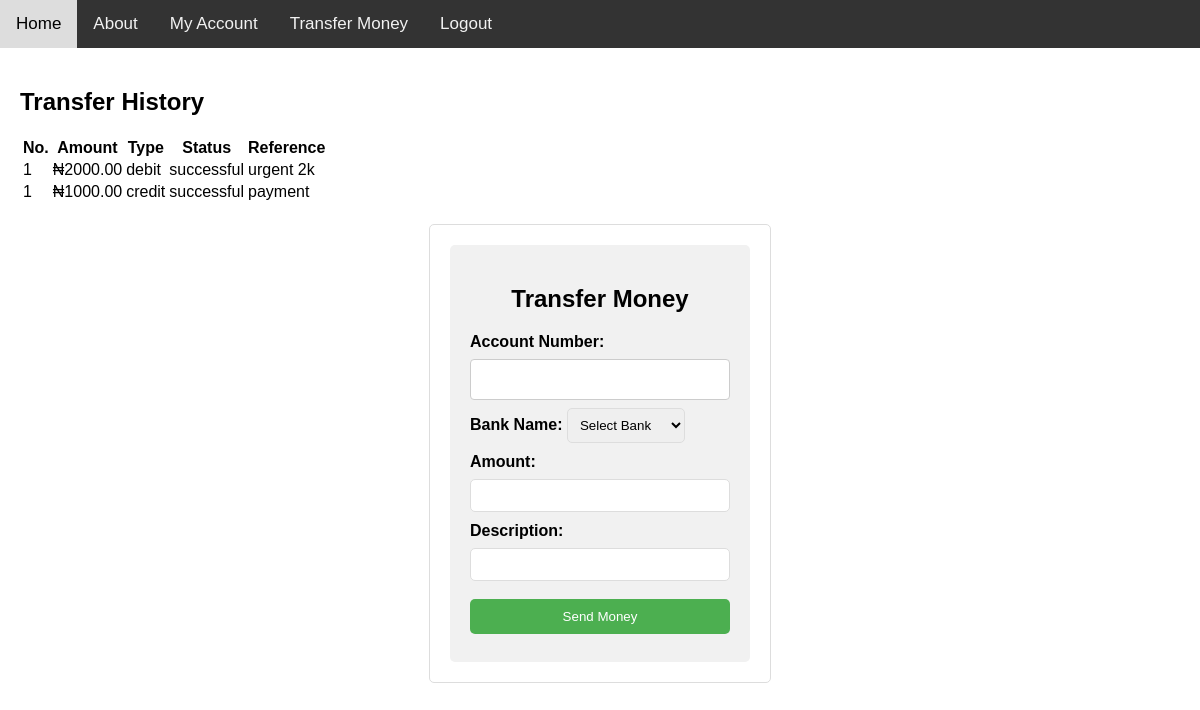
The app's page /transfer.php (signed in) with its own data.
### tables this page shows
CREATE TABLE `transaction_history` (
  `id` int NOT NULL,
  `sender` varchar(10) DEFAULT NULL,
  `receiver` varchar(10) DEFAULT NULL,
  `amount` decimal(10,2) DEFAULT NULL,
  `sent_time` timestamp NULL DEFAULT CURRENT_TIMESTAMP,
  `transaction_status` varchar(20) DEFAULT NULL,
  `ref` varchar(30) DEFAULT NULL
);

CREATE TABLE `users` (
  `id` int NOT NULL,
  `firstname` varchar(50) DEFAULT NULL,
  `lastname` varchar(50) DEFAULT NULL,
  `password` varchar(220) DEFAULT NULL,
  `email` varchar(200) DEFAULT NULL,
  `phone` varchar(15) DEFAULT NULL,
  `account_number` varchar(10) DEFAULT NULL,
  `balance` decimal(10,2) NOT NULL,
  `bvn` varchar(11) DEFAULT NULL,
  `reg_date` timestamp NULL DEFAULT CURRENT_TIMESTAMP,
  `profile_pic` varchar(200) DEFAULT NULL
);

### transfer.php (the view, shortened to what this page needs)
<?php
require_once "db.php";
try {
    $user_id = $_SESSION['id'];
    $query = "SELECT * FROM users WHERE id=? LIMIT 1";
    $stmt = $conn->prepare($query);
    $stmt->execute(array($user_id));
    $user = $stmt->fetch(PDO::FETCH_ASSOC);
} catch (Exception $e) {
    echo "Unable to connect to database " . $e;
    exit();
}
$account_number = $user['account_number'];
$query = "SELECT * FROM transaction_history WHERE sender=? OR receiver=?";
$stmt = $conn->prepare($query);
$stmt->execute(array($account_number, $account_number));
$histories = $stmt->fetchAll(PDO::FETCH_ASSOC);
?>
<!DOCTYPE html>
<html>
<head>
    <link rel="stylesheet" href="style.css">
</head>
<body>
    <?php require_once "top-nav.php";
    ?>
    <div class="history">
        <h2>Transfer History</h2>
        <table>
            <thead>
                <th>No.</th>
                <th>Amount</th>
                <th>Type</th>
                <th>Status</th>
                <th>Reference</th>
            </thead>
            <tbody>
                <?php
                $i = 1;
                foreach ($histories as $history) {
                    if ($history['sender'] == $user['account_number']) {
                        $t_type = 'debit';
                    } else {
                        $t_type = 'credit';
                    }
                ?>
                    <tr>
                        <td><?php echo $i ?></td>
                        <td>&#8358;<?= $history['amount'] ?></td>
                        <td><?= $t_type ?></td>
                        <td><?= $history['transaction_status'] ?></td>
                        <td><?= $history['ref'] ?></td>
                    </tr>
                <?php
                }
                ?>
            </tbody>
        </table>
    </div>
    <div class="container">
        <form method="post" action="send_money.php">
            <h2>Transfer Money</h4>
                <label for="acn">Account Number:</label>
                <input type="tel" id="acn" name="account_number"><br>
                <label for="bank">Bank Name:</label>
                <select id="bank" name="bank">
                    <option name="">Select Bank</option>
                </select>
                <br />
                <label for="amount">Amount:</label>
                <input type="text" id="amount" name="amount"><br>
                <label for="ref">Description:</label>
                <input type="text" id="ref" name="ref"><br>
                <input type="submit" value="Send Money" name="transfer">
        </form>
    </div>
</body>
</html>

### style.css (style rules this page uses)
body { font-family: Arial, sans-serif; margin: 0; }
.history { padding: 20px; margin: 0 auto; padding: 20px; }
.container { width: 300px; margin: 0 auto; padding: 20px; border: 1px solid #ddd; border-radius: 5px; }
.container h2 { text-align: center; }
.container label { margin-bottom: 5px; font-weight: bold; }
.container input[type="text"], select, .container input[type="password"] { padding: 8px; margin-bottom: 10px; border: 1px solid #ddd; border-radius: 5px; }
.container input[type="submit"] { padding: 10px; background-color: #4CAF50; color: white; border: none; border-radius: 5px; cursor: pointer; }
form { padding: 20px; background-color: #f1f1f1; border-radius: 5px; }
input[type="text"], input[type="password"], input[type="tel"], input[type="email"] { width: 100%; padding: 12px 20px; margin: 8px 0; display: inline-block; border: 1px solid #ccc; box-sizing: border-box; border-radius: 4px; }
input[type="submit"] { background-color: #4CAF50; color: white; padding: 14px 20px; margin: 8px 0; border: none; cursor: pointer; border-radius: 4px; width: 100%; }

### records on screen
transaction_history: i "1", amount "2000.00", sender.account_number "debit", transaction_status "successful", ref "urgent 2k"
transaction_history: i "1", amount "1000.00", sender.account_number "credit", transaction_status "successful", ref "payment"
